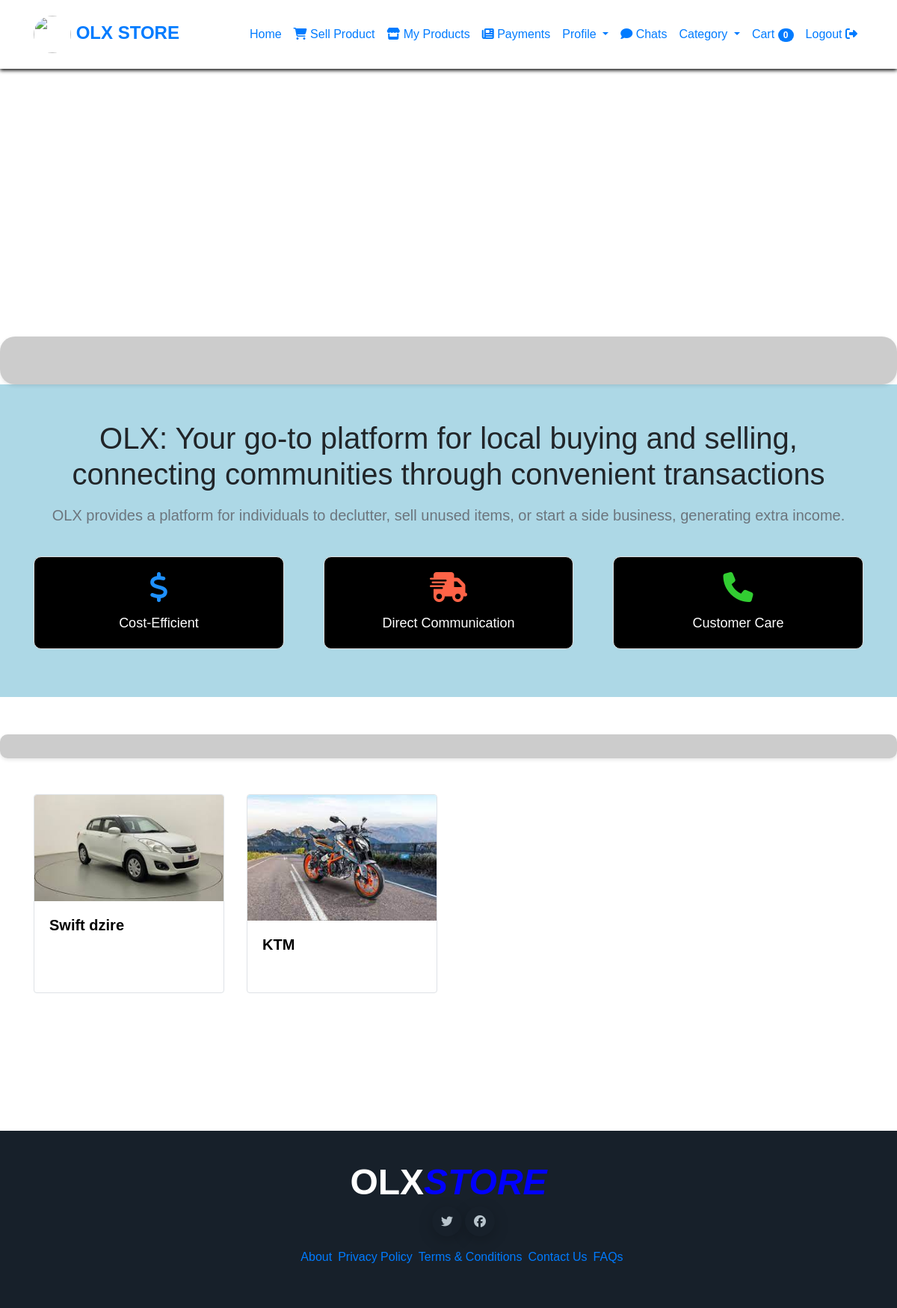
Page /userhome (signed in) on the committed database.
### olx_management_app/models.py (models this page shows)
class Addproduct(models.Model):
    user = models.ForeignKey(User, on_delete=models.CASCADE, null=True)
    add=models.ForeignKey(Category,on_delete=models.CASCADE,null=True)
    subcategory = models.ForeignKey(SubCategory,on_delete=models.CASCADE,null=True)
    Product_name=models.CharField(max_length=255)
    description=models.CharField(max_length=255)
    year=models.IntegerField(null=True)
    qty=models.PositiveIntegerField(null=True, blank=True)
    price=models.IntegerField(null=True)
    image=models.ImageField(upload_to="images/",null=True)
    is_approved = models.BooleanField(default=False)

### olx_management_app/views.py (the view)
# urls.py: path('userhome', views.userhome, name='userhome'),
@login_required(login_url='index')
def userhome(request):
    ca = Category.objects.all()
    current_user=request.user
    user_products = Addproduct.objects.filter(user=current_user,is_approved=True)
    user_chat_messages = ChatMessageData.objects.filter(is_seen=False).exclude(sender=request.user)
    show = Addproduct.objects.filter(is_approved=True).exclude(user=request.user)
    cart_items = Cart.objects.filter(user=request.user).select_related('Product')
    example_category_dict = {}
    categories = Category.objects.all()
    for category in categories:
        subcategories = SubCategory.objects.filter(cat_name=category)
        subcategory_list = [sub.sub_cat_name for sub in subcategories]
        example_category_dict[category.cat_name] = subcategory_list
    return render(request, 'userhome.html', {'cartitems': cart_items,'ca': ca, 'sh': show,'user_chat_messages':user_chat_messages, "example_category_dict":example_category_dict})

### templates/userhome.html (shortened to what this page needs)
{% load static %}
<!DOCTYPE html>
<html lang="en">
<head>
    <link rel="stylesheet" href="https://cdn.jsdelivr.net/npm/bootstrap@4.6.2/dist/css/bootstrap.min.css">
    <link rel="stylesheet" href="https://cdnjs.cloudflare.com/ajax/libs/font-awesome/6.4.2/css/all.min.css"
/>
</head>
<body>
<nav class="navbar navbar-expand-lg">
    <div class="container">
        <a class="navbar-brand" href="#"><img src="{% static 'images/giphy.gif' %}" height="50px" width="50px"
                                              class="rounded-circle"> OLX STORE</a>
        <div class="collapse navbar-collapse" id="navbarNav">
            <ul class="navbar-nav ml-auto">
                <li class="nav-item active">
                    <a class="nav-link" href="#">Home</a>
                </li>
                <li class="nav-item active">
                    <a class="nav-link" href="{% url 'UserAddproducts' %}"> <i class="fa-solid fa-cart-shopping"></i>
                        Sell Product </a>
                </li>
                <li class="nav-item active">
                    <a class="nav-link" href="{% url 'show_user_products' %}"> <i class="fa-solid fa-store"></i>
                        My Products </a>
                </li>
                <li class="nav-item active">
                    <a class="nav-link" href="{% url 'show_user_payment_history' %}"> <i
                            class="fa-solid fa-newspaper"></i>
                        Payments </a>
                </li>
                <li class="nav-item dropdown">
                    <a class="nav-link dropdown-toggle" href="#" id="facilitiesDropdown" role="button"
                       data-toggle="dropdown" aria-haspopup="true" aria-expanded="false">
                        Profile
                    </a>
                </li>
                <li class="nav-item active">
                    <a class="nav-link" href="{% url 'show_requestedProduct' %}">
                        <i class="fas fa-comment"></i>
                        Chats
                    </a>
                </li>
                <li class="nav-item dropdown">
                    <a class="nav-link dropdown-toggle" href="#" data-toggle="dropdown"> Category </a>
                </li>
                <li class="nav-item">
                    <a class="nav-link" href="{% url 'cart' %}">
                        Cart <span class="badge badge-pill badge-primary">{{ cartitems|length }}</span>
                    </a>
                </li>
                <li class="nav-item active">
                    <a class="nav-link" href="{% url 'logout1' %}">Logout <i class="fa-solid fa-right-from-bracket"></i></a>
                </li>
            </ul>
        </div>
    </div>
</nav>
<div class="jumbotron text-center">
</div>
<div class="welcome-section text-center py-5" style="background-color: lightblue;">
    <div class="container">
        <h1 class="display-4 mb-3"><b>OLX: Your go-to platform for local buying and selling, connecting communities
            through convenient transactions</b></h1>
        <p class="lead text-muted">OLX provides a platform for individuals to declutter, sell unused items, or start a
            side business, generating extra income.</p><br>
        <div class="row" style="display: flex; justify-content: space-between;">
            <div class="col-lg-4 col-md-6" style="flex-basis: calc(33.33333% - 15px);">
                <div class="feature-box" style="
            background-color: #000;
            padding: 20px;
            text-align: center;
            border-radius: 10px;
        ">
                    <i class="fas fa-dollar-sign" style="
                font-size: 40px;
                color: #1e90ff;
                margin-bottom: 15px;
            "></i>
                    <p style="
                color: #FFF;
                font-size: 18px;
                margin: 0;
            ">Cost-Efficient</p>
                </div>
            </div>
            <div class="col-lg-4 col-md-6" style="flex-basis: calc(33.33333% - 15px);">
                <div class="feature-box" style="
            background-color: #000;
            padding: 20px;
            text-align: center;
            border-radius: 10px;
        ">
                    <i class="fas fa-shipping-fast" style="
                font-size: 40px;
                color: #ff6347;
                margin-bottom: 15px;
            "></i>
                    <p style="
                color: #FFF;
                font-size: 18px;
                margin: 0;
            ">Direct Communication</p>
                </div>
            </div>
            <div class="col-lg-4 col-md-6" style="flex-basis: calc(33.33333% - 15px);">
                <div class="feature-box" style="
            background-color: #000;
            padding: 20px;
            text-align: center;
            border-radius: 10px;
        ">
                    <i class="fas fa-phone" style="
                font-size: 40px;
                color: #32cd32;
                margin-bottom: 15px;
            "></i>
                    <p style="
                color: #FFF;
                font-size: 18px;
                margin: 0;
            ">Customer Care</p>
                </div>
            </div>
        </div>
    </div>
</div>
<div class="jumbotron2 text-center">
</div>
<div class="container py-5">
    <div class="row">
        {% for s in sh %}
        <a href=" {% url 'Productcard' s.id %}" class="text-reset">
        <div class="col-lg-3 col-md-4 col-sm-6 mb-4 Product-card" data-Productname="{{ s.Product_name }}"
             data-authorname="{{ s.author_name }}">
            <div class="card h-100" style="
                border: 1px solid #dee2e6;
                border-radius: .25rem;
                overflow: hidden;
                transition: all 0.3s ease-in-out;
                display: flex;
                flex-direction: column;
            ">
                <div class="bg-image hover-zoom ripple ripple-surface ripple-surface-light"
                     data-mdb-ripple-color="light" style="
                    position: relative;
                    overflow: hidden;
                ">
                    <img src="{{s.image.url}}" class="card-img-top img-fluid" style="
                        max-height: 300px;
                        width: 100%;
                        height: auto;
                        transition: transform 0.3s ease-in-out;
                    "/>
                </div>
                <div class="card-body d-flex flex-column" style="
                    padding: 1.25rem;
                ">
                        <h5 class="card-title mb-3" style="
                            margin-bottom: 1.5rem;
                            font-size: 1.25rem;
                            font-weight: bold;
                            color: #000;
                            transition: color 0.3s ease-in-out;
                        ">{{s.Product_name}}</h5>
                    <a href="#" class="text-reset">
                    </a>
                </div>
            </div>
        </a>
        </div>
        {% endfor %}
        <div id="searchResults" class="container py-5">
        </div>
<footer style="
    background-color: #17202a;
    margin-top: 8px;
    font-family: 'Montserrat', sans-serif;
    color: #b8c4cc;
    padding: 20px 16px;
">
    <div style="
        width: 100%;
        padding: 20px 16px;
    ">
        <div style="
            display: flex;
            flex-direction: column;
            align-items: center;
            justify-content: center;
            gap: 3px;
        ">
            <a href="#" style="
                text-decoration: none;
            ">
                <h2 style="
                    font-size: 3rem;
                    font-weight: 700;
                    color: #ffffff;
                    margin: 0;
                ">OLX<span style="
                    font-style: italic;
                    color: #0000FF;
                ">STORE</span></h2>
            </a>
            <div>
                <ul style="
                list-style-type: none;
                    display: flex;
                    gap: 4px;
                    align-items: center;
                    justify-content: center;
                ">
                    <li>
                        <a href="#" style="
                            width: 40px;
                            height: 40px;
                            border-radius: 50%;
                            display: flex;
                            align-items: center;
                            justify-content: center;
                            background-color: #17202a;
                            box-shadow: 0px 5px 20px 0px rgba(0, 0, 0, 0.2);
                        ">
                            <i class="fa-brands fa-twitter" style="
                                color: #b8c4cc;
                            "></i>
                        </a>
                    </li>
                    <li>
                        <a href="#" style="
                            width: 40px;
                            height: 40px;
                            border-radius: 50%;
                            display: flex;
                            align-items: center;
                            justify-content: center;
                            background-color: #17202a;
                            box-shadow: 0px 5px 20px 0px rgba(0, 0, 0, 0.2);
                        ">
                            <i class="fa-brands fa-facebook" style="
                                color: #b8c4cc;
                            "></i>
                        </a>
                    </li>
                </ul>
                <ul style="
                list-style-type: none;
                    display: flex;
                    gap: 4px;
                    align-items: center;
                    justify-content: center;
                ">
                    <li class="hover:text-acent"><a href="#">About</a></li>
                    <br>
                    <li class="hover:text-acent"><a href="#">Privacy Policy</a></li>
                    <br>
                    <li class="hover:text-acent"><a href="#">Terms & Conditions</a></li>
                    <br>
                    <li class="hover:text-acent"><a href="#l">Contact Us</a></li>
                    <br>
                    <li class="hover:text-acent"><a href="#">FAQs</a></li>
                    <br>
                </ul>
            </div>
        </div>
    </div>
</footer>
</body>
</html>

### rows in the picture
Addproduct: image (picture), Product_name "Swift dzire"
Addproduct: image (picture), Product_name "KTM"

### other values in the picture
{{ cartitems|length }} "0"
